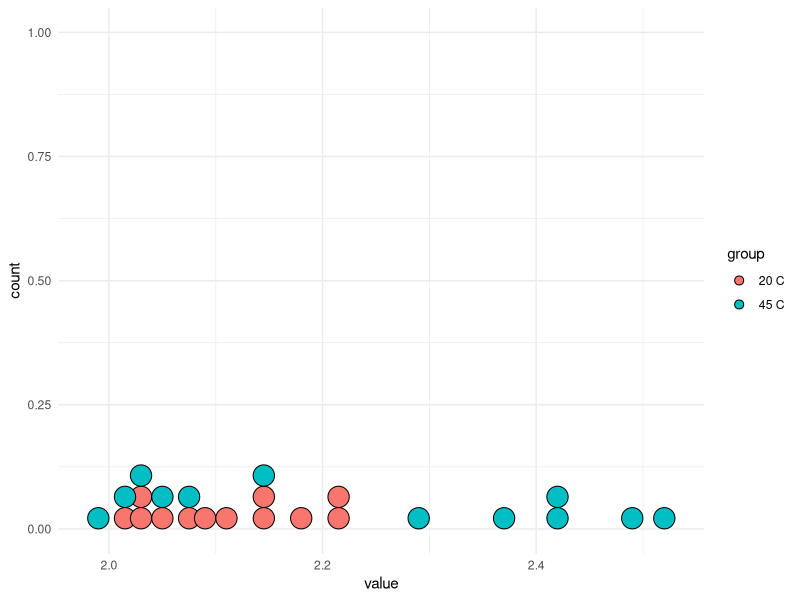

This figure's R source:
tensile_20 <- c(2.07, 2.14, 2.22, 2.03, 2.21, 2.03, 2.05, 2.18, 2.09, 2.14, 2.11, 2.02)
tensile_45 <- c(2.52, 2.15, 2.49, 2.03, 2.37, 2.05, 1.99, 2.42, 2.08, 2.42, 2.29, 2.01)

library(ggplot2)

df <- data.frame(
  value = c(tensile_20, tensile_45),
  group = rep(c("20 C", "45 C"), c(length(tensile_20), length(tensile_45)))
)

ggplot(df, aes(x = value, fill = group)) +
  geom_dotplot(binwidth = 0.02, stackgroups = TRUE, binpositions = "all") +
  theme_minimal()

tensile_20_mean <- mean(tensile_20)
tensile_45_mean <- mean(tensile_45)

cat("Tensile mean for 20 C group: ", tensile_20_mean, "\n")
cat("Tensile mean for 45 C group: ", tensile_45_mean, "\n")

cat("Tensile strength improves as the curing temperature increases, according to the plot")